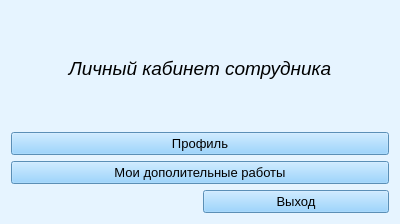
<?xml version="1.0" encoding="UTF-8"?>
<ui version="4.0">
 <class>empaccount</class>
 <widget class="QWidget" name="empaccount">
  <property name="geometry">
   <rect>
    <x>0</x>
    <y>0</y>
    <width>400</width>
    <height>224</height>
   </rect>
  </property>
  <property name="windowTitle">
   <string>Form</string>
  </property>
  <property name="styleSheet">
   <string notr="true">background-color: rgb(230, 244, 255);</string>
  </property>
  <layout class="QVBoxLayout" name="verticalLayout">
   <item>
    <layout class="QGridLayout" name="gridLayout">
     <item row="1" column="0" colspan="2">
      <widget class="QPushButton" name="accountButton">
       <property name="font">
        <font>
         <pointsize>10</pointsize>
        </font>
       </property>
       <property name="styleSheet">
        <string notr="true">background-color: rgb(128, 200, 255);</string>
       </property>
       <property name="text">
        <string>Профиль</string>
       </property>
      </widget>
     </item>
     <item row="3" column="1">
      <widget class="QPushButton" name="exit">
       <property name="font">
        <font>
         <pointsize>10</pointsize>
        </font>
       </property>
       <property name="styleSheet">
        <string notr="true">background-color: rgb(128, 200, 255);</string>
       </property>
       <property name="text">
        <string>Выход</string>
       </property>
      </widget>
     </item>
     <item row="0" column="0" colspan="2">
      <widget class="QLabel" name="label">
       <property name="font">
        <font>
         <pointsize>14</pointsize>
         <italic>true</italic>
        </font>
       </property>
       <property name="text">
        <string>Личный кабинет сотрудника</string>
       </property>
       <property name="alignment">
        <set>Qt::AlignCenter</set>
       </property>
      </widget>
     </item>
     <item row="2" column="0" colspan="2">
      <widget class="QPushButton" name="newworkButton">
       <property name="font">
        <font>
         <pointsize>10</pointsize>
        </font>
       </property>
       <property name="styleSheet">
        <string notr="true">background-color: rgb(128, 200, 255);</string>
       </property>
       <property name="text">
        <string>Мои дополительные работы</string>
       </property>
      </widget>
     </item>
    </layout>
   </item>
  </layout>
 </widget>
 <resources/>
 <connections/>
</ui>
